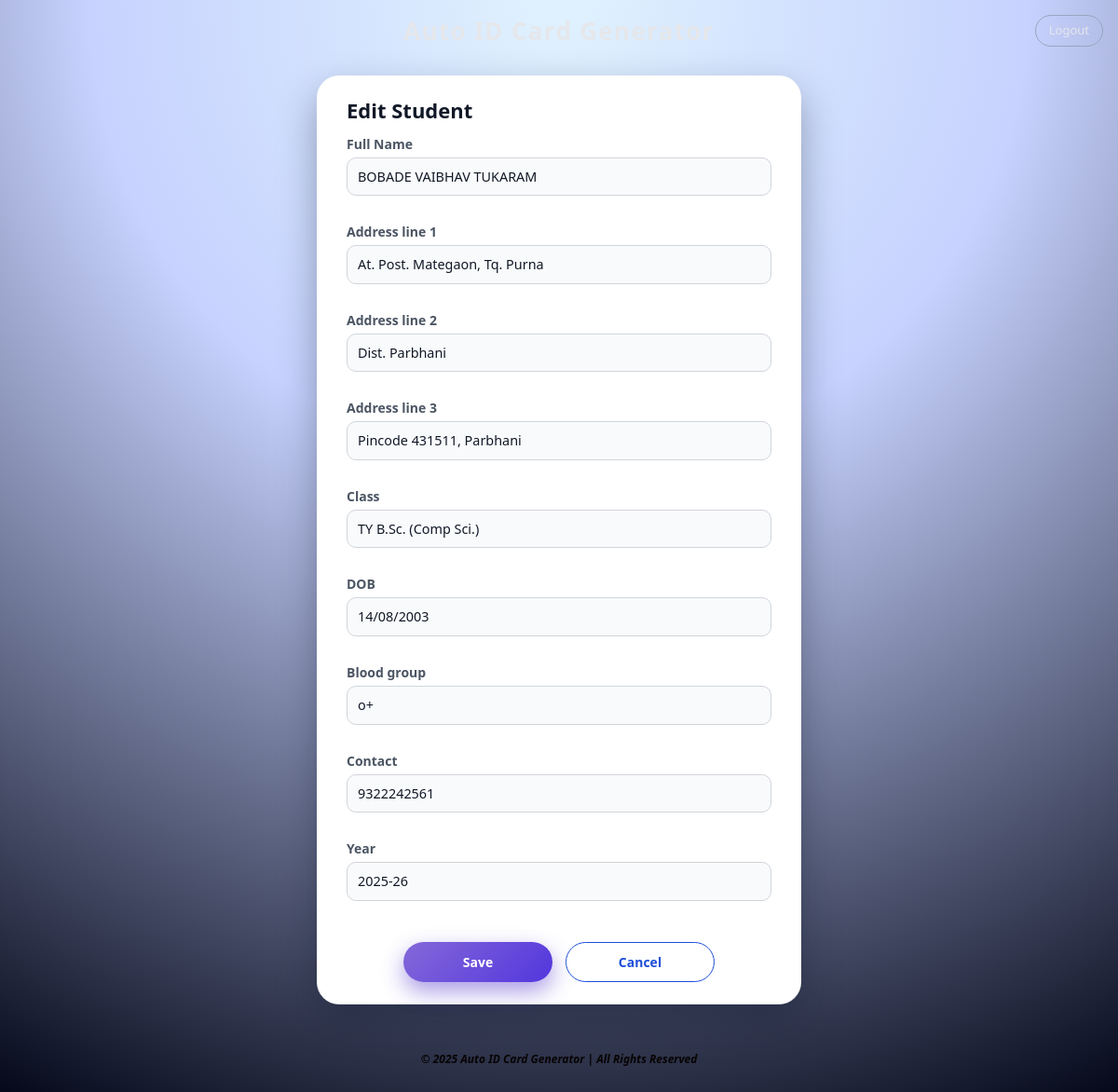
The app's page /students/1/edit (signed in) with its own data.
### database.py (models this page shows)
class Student(db.Model):
    __tablename__ = "students"
    id = db.Column(db.Integer, primary_key=True)
    student_code = db.Column(db.String(50), unique=True, nullable=False)  # roll / id
    full_name = db.Column(db.String(150), nullable=False)
    class_name = db.Column(db.String(80))
    year_text = db.Column(db.String(30))
    dob = db.Column(db.String(20))
    contact_no = db.Column(db.String(20))
    blood_group = db.Column(db.String(5))
    address_line1 = db.Column(db.String(200))
    address_line2 = db.Column(db.String(200))
    address_line3 = db.Column(db.String(200))
    photo_path = db.Column(db.String(255))  # static/uploads/photos/...

### app.py (the view, shortened to what this page needs)
    @app.route("/students/<int:student_id>/edit", methods=["GET", "POST"])
    @login_required
    def edit_student(student_id):
        student = Student.query.get_or_404(student_id)
        return render_template("edit_student.html", student=student)

### app.py (called while the page is built)
def login_required(view_func):
    from functools import wraps
    @wraps(view_func)
    def wrapper(*args, **kwargs):
        if not session.get("is_admin"):
            return redirect(url_for("login"))
        return view_func(*args, **kwargs)
    return wrapper

### templates/edit_student.html
{% extends "base.html" %}
{% block content %}
<section class="panel panel-centered" style="max-width:520px;">
  <h2>Edit Student</h2>
  <form method="post" class="upload-form">
    <div class="field-group">
      <label>Full Name</label>
      <input type="text" name="full_name" value="{{ student.full_name }}" required>
    </div>
    <div class="field-group">
      <label>Address line 1</label>
      <input type="text" name="address_line1" value="{{ student.address_line1 }}" required>
    </div>
    <div class="field-group">
      <label>Address line 2</label>
      <input type="text" name="address_line2" value="{{ student.address_line2 }}">
    </div>
    <div class="field-group">
      <label>Address line 3</label>
      <input type="text" name="address_line3" value="{{ student.address_line3 }}">
    </div>
    <div class="field-group">
      <label>Class</label>
      <input type="text" name="class_name" value="{{ student.class_name }}" required>
    </div>
    <div class="field-group">
      <label>DOB</label>
      <input type="text" name="dob" value="{{ student.dob }}" required>
    </div>
    <div class="field-group">
      <label>Blood group</label>
      <input type="text" name="blood_group" value="{{ student.blood_group }}">
    </div>
    <div class="field-group">
      <label>Contact</label>
      <input type="text" name="contact_no" value="{{ student.contact_no }}" required>
    </div>
    <div class="field-group">
      <label>Year</label>
      <input type="text" name="year_text" value="{{ student.year_text }}" required>
    </div>
    <div class="button-row">
      <button type="submit" class="btn-primary">
        Save
      </button>
      <a href="{{ url_for('students_list') }}" class="btn-secondary">
        Cancel
      </a>
    </div>
  </form>
</section>
{% endblock %}

### static/css/styles.css (style rules this page uses)
*, *::before, *::after { box-sizing: border-box; margin: 0; padding: 0; }
html, body { height: 100%; }
body { margin: 0; font-family: system-ui, -apple-system, BlinkMacSystemFont, "Inter", "Poppins", "Roboto", "Segoe UI", sans-serif; background: radial-gradient(circle at top, #e0f2fe 0, #c7d2fe 38%, #020617 100%); color: #0f172a; -webkit-font-smoothing: antialiased; }
.panel, .panel-centered { background: #ffffff; color: #0f172a; border-radius: 24px; padding: 24px 32px; box-shadow: 0 18px 40px rgba(15, 23, 42, 0.35); max-width: 1100px; width: 100%; margin: 24px auto 40px; box-sizing: border-box; }
.panel-centered { text-align: left; }
.panel h2, .panel-centered h2 { margin: 0 0 12px; font-size: 22px; font-weight: 700; color: #111827; }
.field-group { text-align: left; display: flex; flex-direction: column; gap: 4px; margin-bottom: 12px; }
.field-group label { font-weight: 600; font-size: 14px; color: #4b5563; }
.field-group input, .field-group select, .field-group textarea { width: 100%; padding: 9px 11px; border-radius: 10px; border: 1px solid #d1d5db; font-size: 0.9rem; color: #111827; background: #f9fafb; transition: border-color 0.15s ease, box-shadow 0.15s ease, background-color 0.15s ease; }
.upload-form { display: flex; flex-direction: column; gap: 16px; }
.btn-primary, .btn-secondary { display: inline-flex; align-items: center; justify-content: center; padding: 10px 24px; border-radius: 999px; border: none; cursor: pointer; font-weight: 600; font-size: 14px; text-decoration: none; min-width: 160px; text-align: center; gap: 6px; transition: background 0.2s ease, color 0.2s ease, transform 0.1s ease, box-shadow 0.2s ease; box-sizing: border-box; }
.btn-primary { background: linear-gradient(135deg, #3a0dc29f, hsl(250, 71%, 54%)); color: #ffffff; box-shadow: 0 10px 24px rgba(67, 34, 199, 0.45); }
.btn-secondary { background: #ffffff; color: #1d4ed8; border: 1px solid #1d4ed8; }
.button-row { display: flex; justify-content: center; gap: 14px; margin-top: 16px; flex-wrap: wrap; }

### records on screen
Student: full_name "BOBADE VAIBHAV TUKARAM", address_line1 "At. Post. Mategaon, Tq. Purna", address_line2 "Dist. Parbhani", address_line3 "Pincode 431511, Parbhani", class_name "TY B.Sc. (Comp Sci.)", dob "14/08/2003", blood_group "o+", contact_no "9322242561", year_text "2025-26"
